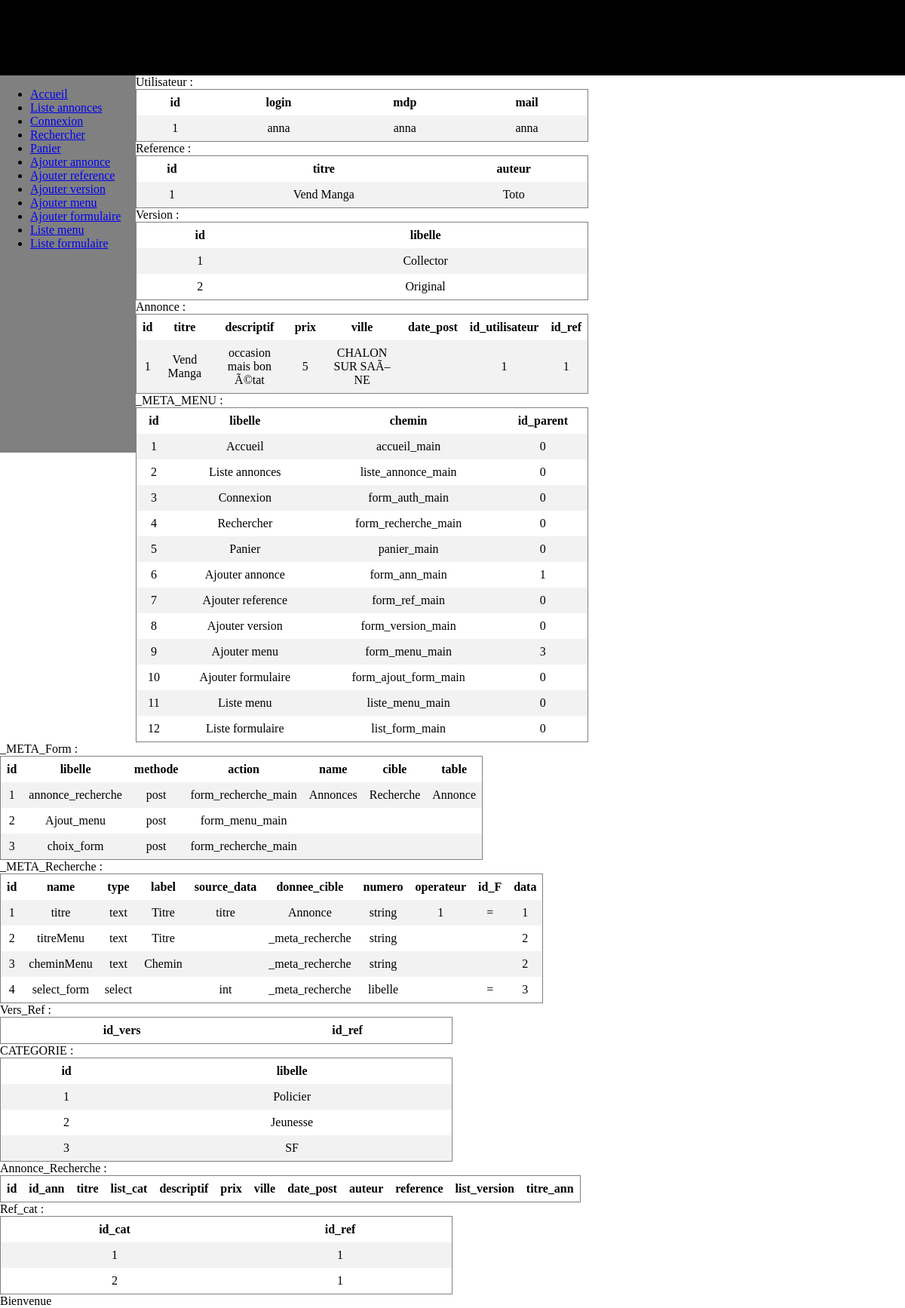
The page / on the database its author committed.
### tables this page shows
CREATE TABLE IF NOT EXISTS `_meta_menu` (
`id` int(11) NOT NULL PRIMARY KEY AUTO_INCREMENT,
  `libelle` varchar(20) DEFAULT NULL,
  `chemin` varchar(400) DEFAULT NULL,
  `id_parent` int(11) NOT NULL DEFAULT '0'
);

CREATE TABLE IF NOT EXISTS `utilisateur` (
`id` int(11) NOT NULL PRIMARY KEY AUTO_INCREMENT,
  `login` varchar(20) DEFAULT NULL,
  `mdp` varchar(20) DEFAULT NULL,
  `mail` varchar(70) DEFAULT NULL
);

CREATE TABLE IF NOT EXISTS `reference` (
`id` int(11) NOT NULL PRIMARY KEY AUTO_INCREMENT,
  `titre` varchar(20) DEFAULT NULL,
  `auteur` varchar(20) DEFAULT NULL
);

CREATE TABLE IF NOT EXISTS `version` (
`id` int(11) NOT NULL PRIMARY KEY AUTO_INCREMENT,
  `libelle` varchar(20) DEFAULT NULL
);

CREATE TABLE IF NOT EXISTS `annonce` (
`id` int(11) NOT NULL PRIMARY KEY AUTO_INCREMENT,
  `titre` varchar(50) DEFAULT NULL,
  `descriptif` varchar(4000) DEFAULT NULL,
  `prix` float DEFAULT NULL,
  `ville` varchar(40) DEFAULT NULL,
  `date_post` date DEFAULT NULL,
  `id_utilisateur` int(11) DEFAULT NULL,
  `id_ref` int(11) NOT NULL,
  FOREIGN KEY (id_utilisateur) REFERENCES utilisateur(id),
  FOREIGN KEY (id_ref) REFERENCES reference(id)
);

CREATE TABLE IF NOT EXISTS `_meta_form` (
`id` int(11) NOT NULL PRIMARY KEY AUTO_INCREMENT,
  `libelle` varchar(20) DEFAULT NULL,
  `methode` varchar(4) DEFAULT NULL,
  `action` varchar(20) DEFAULT NULL,
  `name` varchar(40) NOT NULL,
  `cible` varchar(50) NOT NULL,
  `table` varchar(50) NOT NULL
);

CREATE TABLE IF NOT EXISTS `_meta_recherche` (
`id` int(11) NOT NULL PRIMARY KEY AUTO_INCREMENT,
  `name` varchar(20) DEFAULT NULL,
  `type` varchar(20) DEFAULT NULL,
  `label` varchar(20) DEFAULT NULL,
  `source_data` varchar(40) DEFAULT NULL,
  `source_table` varchar(40) DEFAULT NULL,
  `donnee_cible` varchar(20) DEFAULT NULL,
  `numero` int(11) DEFAULT NULL,
  `operateur` varchar(3) DEFAULT NULL,
  `id_F` int(11) DEFAULT NULL,
  `data` varchar(2000) NOT NULL,
  FOREIGN KEY (id_F) REFERENCES _meta_form(id)
);

CREATE TABLE IF NOT EXISTS `categorie` (
`id` int(11) NOT NULL PRIMARY KEY AUTO_INCREMENT,
  `libelle` varchar(20) DEFAULT NULL
);

CREATE TABLE IF NOT EXISTS `ref_cat` (
  `id_cat` int(11) NOT NULL,
  `id_ref` int(11) NOT NULL,
  PRIMARY KEY (id_cat, id_ref),
  FOREIGN KEY (id_cat) REFERENCES categorie(id),
  FOREIGN KEY (id_ref) REFERENCES reference(id)
);

### view/corps.php (called while the page is built)
<?php
include("banniere.php");
include("menu.php");
?>

### class/autoloader.class.php (called while the page is built, shortened)
<?php
class Autoloader{
    static function autoload($class){
        $adresse = $_SERVER['PHP_SELF'];
		$a = explode('/', $adresse);
		$i = sizeof($a);
    }
}
?>

### class/connexion.class.php (called while the page is built, shortened)
<?php
class connexion{
	private  $pdo;
	public function getPDO()
	{
		if($this->pdo ===null){
			$pdo = new PDO('mysql:dbname=mb554950;host=127.0.0.1', 'root', '');
			$pdo->setAttribute(PDO::ATTR_ERRMODE, PDO::ERRMODE_EXCEPTION);
			$this->pdo = $pdo;
		}
		return $this->pdo;
	}
	public function query($statement){
		$req = $this->getPDO()->query($statement);
		$data = $req->fetchAll(PDO::FETCH_CLASS);
		return $data;
	}
}
?>

### view/accueil.php (the view, shortened to what this page needs)
<?php
$bdd = new connexion();
$auth = "SELECT * FROM Utilisateur;";
$a = $bdd->query($auth);
echo "<table>
<tr><th>id</th><th>login</th><th>mdp</th><th>mail</th></tr>";
for($i=0;$i<sizeof($a);$i++){
	echo "<tr>";
	echo "<td>".$a[$i]->id."</td>";
	echo "<td>".$a[$i]->login."</td>";
	echo "<td>".$a[$i]->mdp."</td>";
	echo "<td>".$a[$i]->mail."</td>";
	echo "</tr>";
}
echo "</table>";
$auth = "SELECT * FROM Reference;";
$a = $bdd->query($auth);
echo "Reference : ";
echo "<table>
<tr><th>id</th><th>titre</th><th>auteur</th></tr>";
for($i=0;$i<sizeof($a);$i++){
	echo "<tr>";
	echo "<td>".$a[$i]->id."</td>";
	echo "<td>".$a[$i]->titre."</td>";
	echo "<td>".$a[$i]->auteur."</td>";
	echo "</tr>";
}
echo "</table>";
$auth = "SELECT * FROM Version;";
$a = $bdd->query($auth);
echo "Version : ";
echo "<table>
<tr><th>id</th><th>libelle</th></tr>";
for($i=0;$i<sizeof($a);$i++){
	echo "<tr>";
	echo "<td>".$a[$i]->id."</td>";
	echo "<td>".$a[$i]->libelle."</td>";
	echo "</tr>";
}
echo "</table>";
$auth = "SELECT * FROM Annonce;";
$a = $bdd->query($auth);
echo "Annonce : ";
echo "<table>
<tr><th>id</th><th>titre</th><th>descriptif</th><th>prix</th><th>ville</th><th>date_post</th><th>id_utilisateur</th><th>id_ref</th></tr>";
for($i=0;$i<sizeof($a);$i++){
	echo "<tr>";
	echo "<td>".$a[$i]->id."</td>";
	echo "<td>".$a[$i]->titre."</td>";
	echo "<td>".$a[$i]->descriptif."</td>";
	echo "<td>".$a[$i]->prix."</td>";
	echo "<td>".$a[$i]->ville."</td>";
	echo "<td>".$a[$i]->date_post."</td>";
	echo "<td>".$a[$i]->id_utilisateur."</td>";
	echo "<td>".$a[$i]->id_ref."</td>";
	echo "</tr>";
}
echo "</table>";
$auth = "SELECT * FROM _META_MENU;";
$a = $bdd->query($auth);
echo "_META_MENU : ";
echo "<table>
<tr><th>id</th><th>libelle</th><th>chemin</th><th>id_parent</th></tr>";
for($i=0;$i<sizeof($a);$i++){
	echo "<tr>";
	echo "<td>".$a[$i]->id."</td>";
	echo "<td>".$a[$i]->libelle."</td>";
	echo "<td>".$a[$i]->chemin."</td>";
	echo "<td>".$a[$i]->id_parent."</td>";
	echo "</tr>";
}
echo "</table>";
$auth = "SELECT * FROM _META_Form;";
$a = $bdd->query($auth);
echo "_META_Form : ";
echo "<table>
<tr><th>id</th><th>libelle</th><th>methode</th><th>action</th><th>name</th><th>cible</th><th>table</th></tr>";
for($i=0;$i<sizeof($a);$i++){
	echo "<tr>";
	echo "<td>".$a[$i]->id."</td>";
	echo "<td>".$a[$i]->libelle."</td>";
	echo "<td>".$a[$i]->methode."</td>";
	echo "<td>".$a[$i]->action."</td>";
	echo "<td>".$a[$i]->name."</td>";
	echo "<td>".$a[$i]->cible."</td>";
	echo "<td>".$a[$i]->table."</td>";
	echo "</tr>";
}
echo "</table>";
$auth = "SELECT * FROM _META_Recherche;";
$a = $bdd->query($auth);
echo "_META_Recherche : ";
echo "<table>
<tr><th>id</th><th>name</th><th>type</th><th>label</th><th>source_data</th><th>donnee_cible</th><th>numero</th><th>operateur</th><th>id_F</th><th>data</th></tr>";
for($i=0;$i<sizeof($a);$i++){
	echo "<tr>";
	echo "<td>".$a[$i]->id."</td>";
	echo "<td>".$a[$i]->name."</td>";
	echo "<td>".$a[$i]->type."</td>";
	echo "<td>".$a[$i]->label."</td>";
	echo "<td>".$a[$i]->source_data."</td>";
	echo "<td>".$a[$i]->source_table."</td>";
	echo "<td>".$a[$i]->donnee_cible."</td>";
	echo "<td>".$a[$i]->numero."</td>";
	echo "<td>".$a[$i]->operateur."</td>";
	echo "<td>".$a[$i]->id_F."</td>";
	echo "</tr>";
}
echo "</table>";
echo "Vers_Ref : ";
echo "<table>
<tr><th>id_vers</th><th>id_ref</th></tr>";
echo "</table>";
$auth = "SELECT * FROM Categorie;";
$a = $bdd->query($auth);
echo "CATEGORIE : ";
echo "<table>
<tr><th>id</th><th>libelle</th></tr>";
for($i=0;$i<sizeof($a);$i++){
	echo "<tr>";
	echo "<td>".$a[$i]->id."</td>";
	echo "<td>".$a[$i]->libelle."</td>";
	echo "</tr>";
}
echo "</table>";
echo "Annonce_Recherche : ";
echo "<table>
<tr><th>id</th><th>id_ann</th><th>titre</th><th>list_cat</th><th>descriptif</th><th>prix</th><th>ville</th><th>date_post</th><th>auteur</th><th>reference</th><th>list_version</th><th>titre_ann</th></tr>";
echo "</table>";
$up = "Select * FROM ref_cat ;";
$a = $bdd->query($up);
echo "Ref_cat : ";
echo "<table>
<tr><th>id_cat</th><th>id_ref</th></tr>";
for($i=0;$i<sizeof($a);$i++){
	echo "<tr>";
	echo "<td>".$a[$i]->id_cat."</td>";
	echo "<td>".$a[$i]->id_ref."</td>";
	echo "</tr>";
}
echo "</table>";
?>
<div id="accueil">
	Bienvenue
</div>

### index.php (shortened to what this page needs)
<html>
<head>
	<link rel="stylesheet" type="text/css" href="style/style.css">
</head>
<body>
<?php
include("controller/accueil_main.php");
?>
</body>
</html>

### controller/accueil_main.php
<?php
 $adresse = $_SERVER['PHP_SELF'];
 $a = explode('/', $adresse);
 $i = sizeof($a);
 if($a[$i-1] == 'index.php'){
    include("view/corps.php");
    include("view/accueil.php");
 }else{
    include("../view/corps.php");
    include("../view/accueil.php");
 }
?>

### view/banniere.php (shortened to what this page needs)
<html>
<head>
</head>
	<body>
		<div id="banniere">
		</div>
	</body>
</html>

### view/menu.php (shortened to what this page needs)
<?php
$adresse = $_SERVER['PHP_SELF'];
$a = explode('/', $adresse);
$k = sizeof($a);
if($a[$k-1] == 'index.php'){
	require("class/autoloader.class.php");
}else{
	require("../class/autoloader.class.php");
}
$select = "SELECT * FROM _META_MENU;";
$bdd = new connexion();
$rep = $bdd->query($select);
?>
<html>
<head>
<link rel="stylesheet" type="text/css" href="../style/style.css">
</head>
	<body>
		<div id="menu">
			<?php
			echo "<ul>";
			for($i=0; $i<sizeof($rep); $i++){
				if($a[$k-1] == 'index.php'){
					echo "<li><a href='controller/".$rep[$i]->chemin.".php'>".$rep[$i]->libelle."</a></li>";
				}else{
					echo "<li><a href='".$rep[$i]->chemin.".php'>".$rep[$i]->libelle."</a></li>";
				}
			}
			echo "</ul>";
			?>
		</div>
	</body>
</html>

### style/style.css (style rules this page uses)
body { margin:0; }
#banniere { background-color:black; height:100px; }
#menu { float:left; width:15%; background-color:grey; height:500px; }
table { border-collapse: collapse; width: 50%; border:1px solid grey; }
th, td { text-align: center; padding: 8px; }
tr:nth-child(even) { background-color: #f2f2f2; }

### rows shown on the page
_meta_menu: libelle "Accueil", id "1", chemin "accueil_main", id_parent "0"
_meta_menu: libelle "Liste annonces", id "2", chemin "liste_annonce_main", id_parent "0"
_meta_menu: libelle "Connexion", id "3", chemin "form_auth_main", id_parent "0"
_meta_menu: libelle "Rechercher", id "4", chemin "form_recherche_main", id_parent "0"
_meta_menu: libelle "Panier", id "5", chemin "panier_main", id_parent "0"
_meta_menu: libelle "Ajouter annonce", id "6", chemin "form_ann_main", id_parent "1"
_meta_menu: libelle "Ajouter reference", id "7", chemin "form_ref_main", id_parent "0"
_meta_menu: libelle "Ajouter version", id "8", chemin "form_version_main", id_parent "0"
_meta_menu: libelle "Ajouter menu", id "9", chemin "form_menu_main", id_parent "3"
_meta_menu: libelle "Ajouter formulaire", id "10", chemin "form_ajout_form_main", id_parent "0"
_meta_menu: libelle "Liste menu", id "11", chemin "liste_menu_main", id_parent "0"
_meta_menu: libelle "Liste formulaire", id "12", chemin "list_form_main", id_parent "0"
utilisateur: id "1", login "anna", mdp "anna", mail "anna"
reference: id "1", titre "Vend Manga", auteur "Toto"
version: id "1", libelle "Collector"
version: id "2", libelle "Original"
annonce: id "1", titre "Vend Manga", descriptif "occasion mais bon Ã©tat", prix "5", ville "CHALON SUR SAÃ–NE", id_utilisateur "1", id_ref "1"
_meta_form: id "1", libelle "annonce_recherche", methode "post", action "form_recherche_main", name "Annonces", cible "Recherche", table "Annonce"
_meta_form: id "2", libelle "Ajout_menu", methode "post", action "form_menu_main"
_meta_form: id "3", libelle "choix_form", methode "post", action "form_recherche_main"
_meta_recherche: id "1", name "titre", type "text", label "Titre", source_data "titre", source_table "Annonce", donnee_cible "string", numero "1", operateur "=", id_F "1"
_meta_recherche: id "2", name "titreMenu", type "text", label "Titre", source_table "_meta_recherche", donnee_cible "string", id_F "2"
_meta_recherche: id "3", name "cheminMenu", type "text", label "Chemin", source_table "_meta_recherche", donnee_cible "string", id_F "2"
_meta_recherche: id "4", name "select_form", type "select", source_data "int", source_table "_meta_recherche", donnee_cible "libelle", operateur "=", id_F "3"
categorie: id "1", libelle "Policier"
categorie: id "2", libelle "Jeunesse"
categorie: id "3", libelle "SF"
ref_cat: id_cat "1", id_ref "1"
ref_cat: id_cat "2", id_ref "1"
